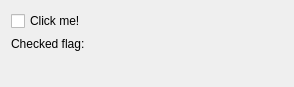
<?xml version="1.0" encoding="UTF-8"?>
<ui version="4.0">
 <class>Form</class>
 <widget class="QWidget" name="Form">
  <property name="geometry">
   <rect>
    <x>0</x>
    <y>0</y>
    <width>294</width>
    <height>87</height>
   </rect>
  </property>
  <property name="windowTitle">
   <string>Form</string>
  </property>
  <layout class="QVBoxLayout" name="verticalLayout">
   <item>
    <widget class="CCheckBox" name="CCheckBox">
     <property name="text">
      <string>Click me!</string>
     </property>
     <property name="channel" stdset="0">
      <string notr="true">DemoDevice/Settings#BoolVal</string>
     </property>
    </widget>
   </item>
   <item>
    <layout class="QFormLayout" name="formLayout">
     <item row="0" column="0">
      <widget class="QLabel" name="label">
       <property name="text">
        <string>Checked flag:</string>
       </property>
      </widget>
     </item>
     <item row="0" column="1">
      <widget class="CLabel" name="CLabel">
       <property name="channel" stdset="0">
        <string notr="true">DemoDevice/Settings#BoolVal</string>
       </property>
      </widget>
     </item>
    </layout>
   </item>
  </layout>
 </widget>
 <customwidgets>
  <customwidget>
   <class>PyDMLabel</class>
   <extends>QLabel</extends>
   <header>pydm.widgets.label</header>
  </customwidget>
  <customwidget>
   <class>PyDMCheckbox</class>
   <extends>QCheckBox</extends>
   <header>pydm.widgets.checkbox</header>
  </customwidget>
  <customwidget>
   <class>CCheckBox</class>
   <extends>PyDMCheckbox</extends>
   <header>comrad.widgets.inputs</header>
  </customwidget>
  <customwidget>
   <class>CLabel</class>
   <extends>PyDMLabel</extends>
   <header>comrad.widgets.indicators</header>
  </customwidget>
 </customwidgets>
 <resources/>
 <connections/>
</ui>
